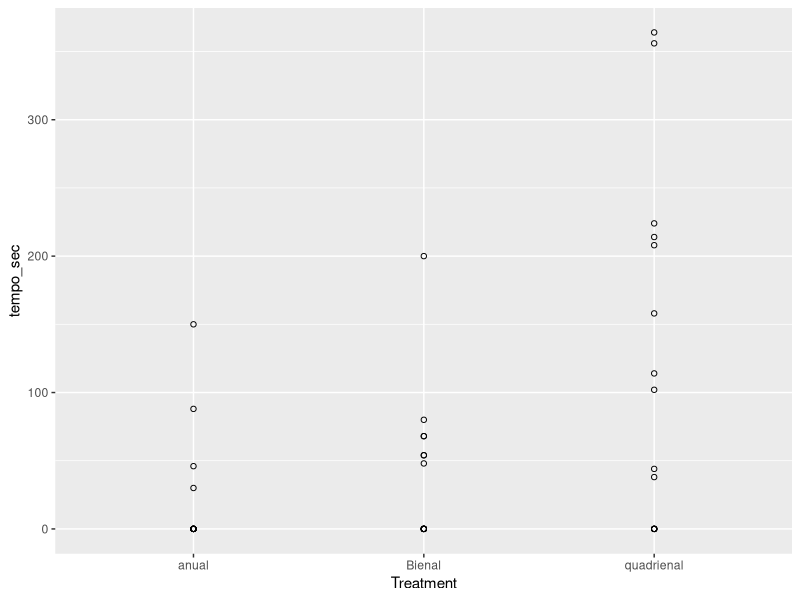
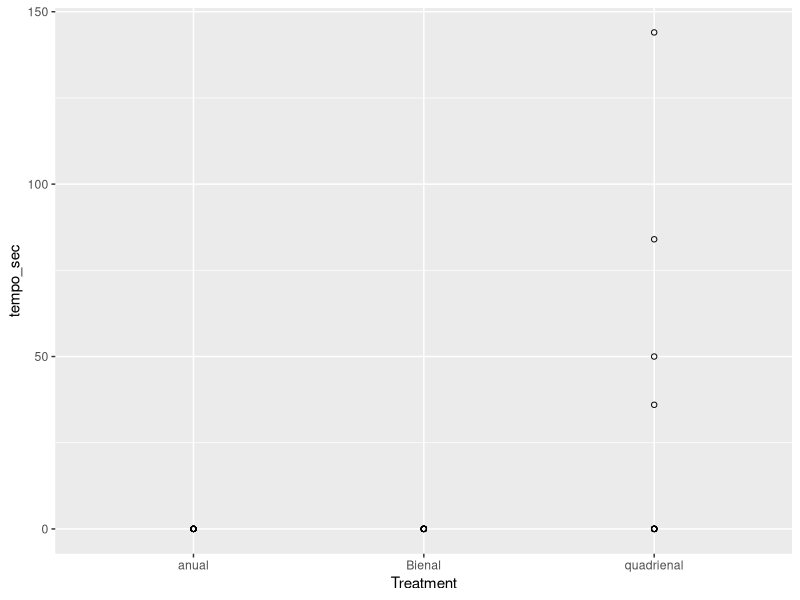
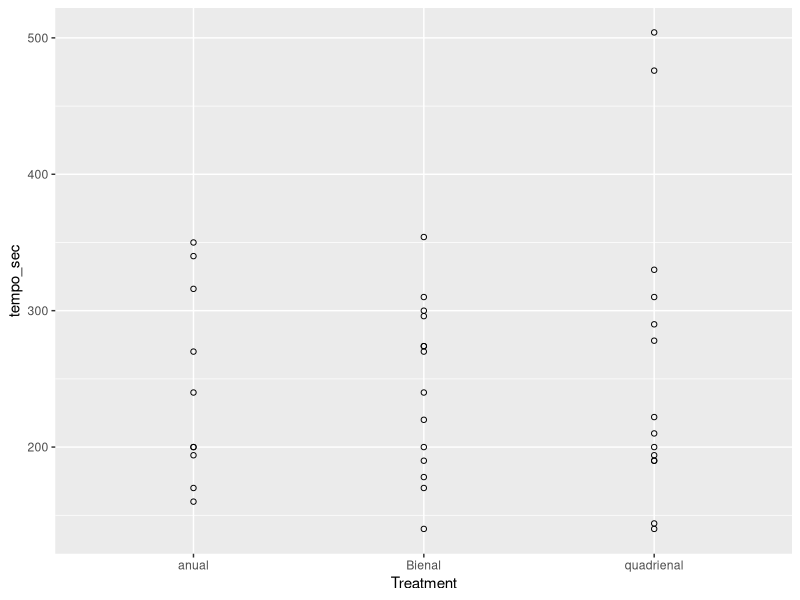
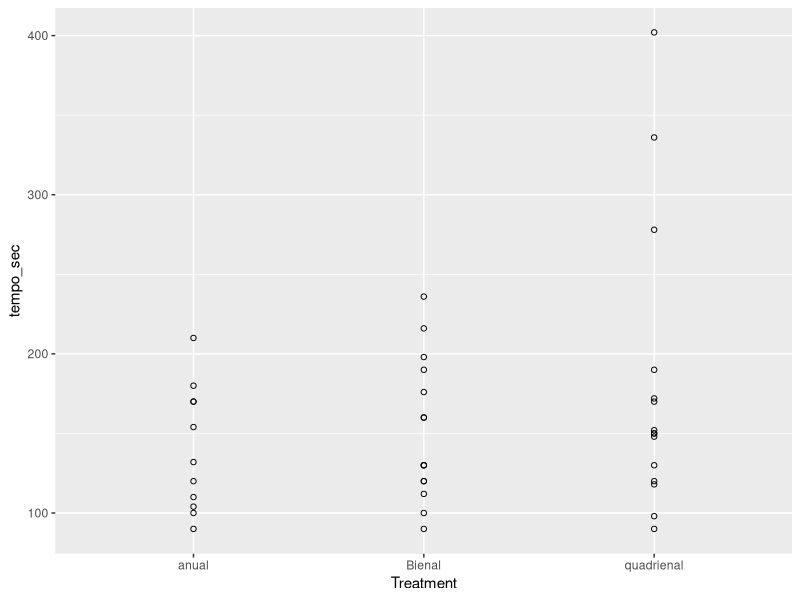
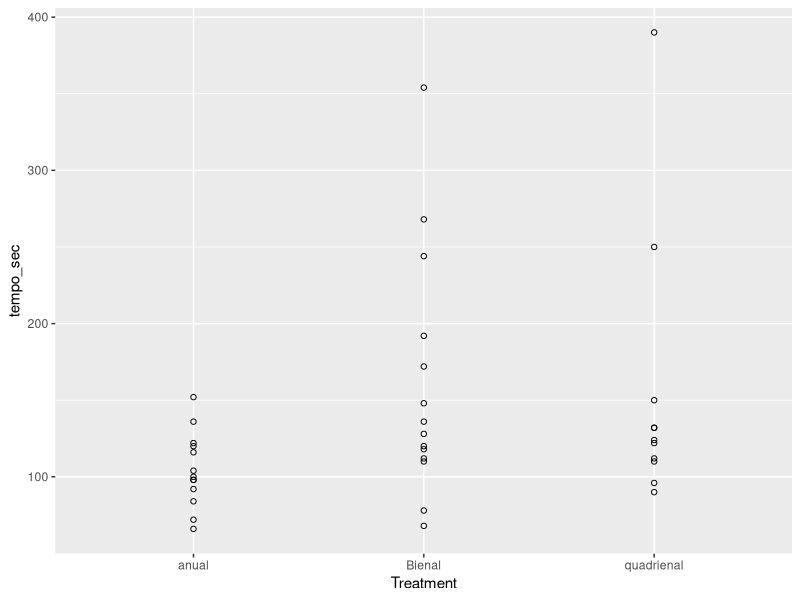
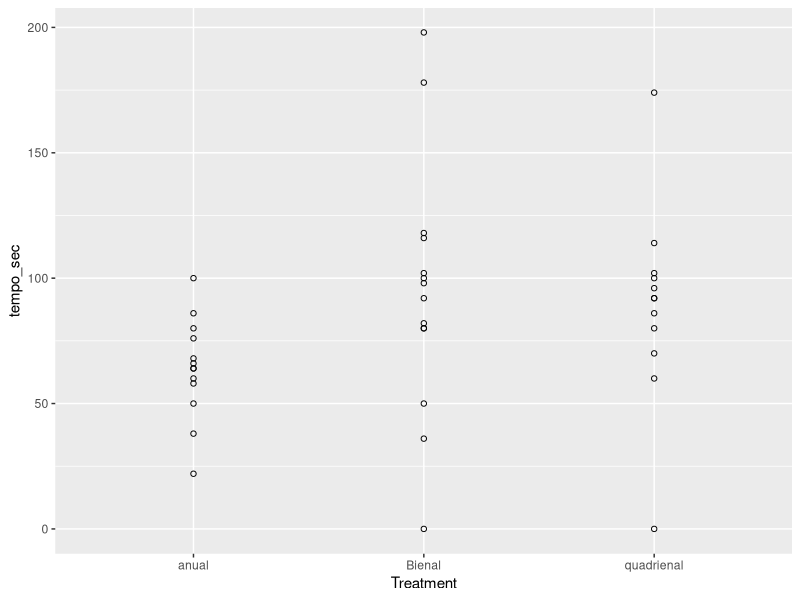

Generate these figures, in order, with R:
library(lme4)
library(dplyr)
library(ggplot2)


#tempo de residencia

tr<-read.csv(file = "Data/Tempo_residencia.csv")
class(tr$alt_sensor)
class(tr$temperature_threshold)

tr$alt_sensor<-as.factor(tr$alt_sensor)
tr$Treatment<-as.factor(tr$Treatment)
tr$temperature_threshold<-as.factor(tr$temperature_threshold)

tr60_b<-tr%>%
  filter(alt_sensor=="underground" & temperature_threshold=="above_60")

tr60_s<-tr%>%
  filter(alt_sensor=="soil" & temperature_threshold=="above_60")


tr60_a<-tr%>%
  filter(alt_sensor=="aboveground" & temperature_threshold=="above_60")

tr100_b<-tr%>%
  filter(alt_sensor=="underground" & temperature_threshold=="above_100")

tr100_s<-tr%>%
  filter(alt_sensor=="soil" & temperature_threshold=="above_100")

tr100_a<-tr%>%
  filter(alt_sensor=="aboveground" & temperature_threshold=="above_100")

# figura
ggplot(tr60_b, aes(x=Treatment, y=tempo_sec)) + geom_point(shape=1)
ggplot(tr100_b, aes(x=Treatment, y=tempo_sec)) + geom_point(shape=1)


ggplot(tr60_s, aes(x=Treatment, y=tempo_sec)) + geom_point(shape=1)
ggplot(tr100_s, aes(x=Treatment, y=tempo_sec)) + geom_point(shape=1)

ggplot(tr60_a, aes(x=Treatment, y=tempo_sec)) + geom_point(shape=1)
ggplot(tr100_a, aes(x=Treatment, y=tempo_sec)) + geom_point(shape=1)

#glm#
#poisson distribution
#count data = how many seconds over 60 or over 100

#post-hoc
library(multcomp)

#aboveground:
glm_a1<-glm(tempo_sec ~ Treatment,
            data=tr60_a, family = "poisson")
summary(glm_a1)


glm_a2<-glm(tempo_sec ~ Treatment,
            data=tr100_a, family = "poisson")
summary(glm_a2)

#posthoc
a1_posthoc<-glht(glm_a1, mcp(Treatment="Tukey"))
summary(a1_posthoc)

a2_posthoc<-glht(glm_a2, mcp(Treatment="Tukey"))
summary(a2_posthoc)

#on soil:
glm_s1<-glm(tempo_sec ~ Treatment,
           data=tr60_s, family = "poisson")
summary(glm_s1)

glm_s2<-glm(tempo_sec ~ Treatment,
            data=tr100_s, family = "poisson")
summary(glm_s2)

#post-hoc
s1_posthoc<-glht(glm_s1, mcp(Treatment="Tukey"))
summary(s1_posthoc)

s2_posthoc<-glht(glm_s2, mcp(Treatment="Tukey"))
summary(s2_posthoc)

#belowground:
#zero inflated aqui... check:
100*sum(tr60_b$tempo_sec == 0)/nrow(tr60_b)

#54% are zeroes, pretty high!
library(lattice)
library(MASS)
require(pscl) # alternatively can use package ZIM for zero-inflated models
library(lmtest)

z_b1<-zeroinfl(tempo_sec ~ Treatment| Treatment,
            data=tr60_b, dist = 'poisson')
summary(z_b1)

z_bb1<-zeroinfl(tempo_sec ~ Treatment| Treatment,
               data=tr60_b, dist = 'negbin')
summary(z_bb1)

lrtest(z_b1, z_bb1)#negative binomial model é melhor que o poisson.

## Check for over/underdispersion in the model
E2 <- resid(z_bb1, type = "pearson")
N  <- nrow(tr60_b)
p  <- length(coef(z_bb1))
sum(E2^2) / (N - p)
